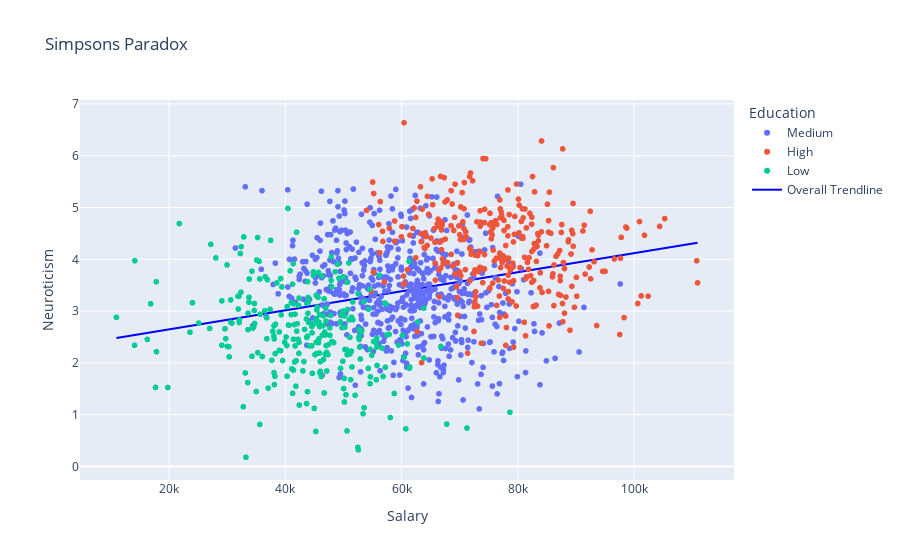

Write notebook code for a chart like this one.
### Code cell
(dataf
  .sample(1200, random_state=42)
  .plot(kind="scatter", x="Salary", y="Neuroticism",
        title="Simpsons Paradox",
        color="Education",
        trendline="ols",
        trendline_scope="overall", 
        trendline_color_override="blue",
        )
)

### Figure 1 — Plotly figure (JSON) as saved in the notebook; plotly's stock layout.template omitted (floating-point values rounded to 4 significant figures; data arrays with more than 128 entries replaced by an {"elided": "..."} marker saying what was removed)
{"data": [{"hovertemplate": "Education=Medium<br>Salary=%{x}<br>Neuroticism=%{y}<extra></extra>", "legendgroup": "Medium", "marker": {"color": "#636efa", "symbol": "circle"}, "mode": "markers", "name": "Medium", "showlegend": true, "type": "scattergl", "x": {"elided": "614 float values"}, "xaxis": "x", "y": {"elided": "614 float values"}, "yaxis": "y"}, {"hovertemplate": "Education=High<br>Salary=%{x}<br>Neuroticism=%{y}<extra></extra>", "legendgroup": "High", "marker": {"color": "#EF553B", "symbol": "circle"}, "mode": "markers", "name": "High", "showlegend": true, "type": "scattergl", "x": {"elided": "311 float values"}, "xaxis": "x", "y": {"elided": "311 float values"}, "yaxis": "y"}, {"hovertemplate": "Education=Low<br>Salary=%{x}<br>Neuroticism=%{y}<extra></extra>", "legendgroup": "Low", "marker": {"color": "#00cc96", "symbol": "circle"}, "mode": "markers", "name": "Low", "showlegend": true, "type": "scattergl", "x": {"elided": "275 float values"}, "xaxis": "x", "y": {"elided": "275 float values"}, "yaxis": "y"}, {"hovertemplate": "<b>OLS trendline</b><br>Neuroticism = 1.84121e-05 * Salary + 2.27768<br>R<sup>2</sup>=0.084000<br><br>Salary=%{x}<br>Neuroticism=%{y} <b>(trend)</b><extra></extra>", "legendgroup": "Overall Trendline", "line": {"color": "blue"}, "mode": "lines", "name": "Overall Trendline", "showlegend": true, "type": "scatter", "x": {"elided": "1200 float values"}, "xaxis": "x", "y": {"elided": "1200 float values"}, "yaxis": "y"}], "layout": {"legend": {"title": {"text": "Education"}, "tracegroupgap": 0}, "title": {"text": "Simpsons Paradox"}, "xaxis": {"anchor": "y", "domain": [0, 1], "title": {"text": "Salary"}}, "yaxis": {"anchor": "x", "domain": [0, 1], "title": {"text": "Neuroticism"}}}}
